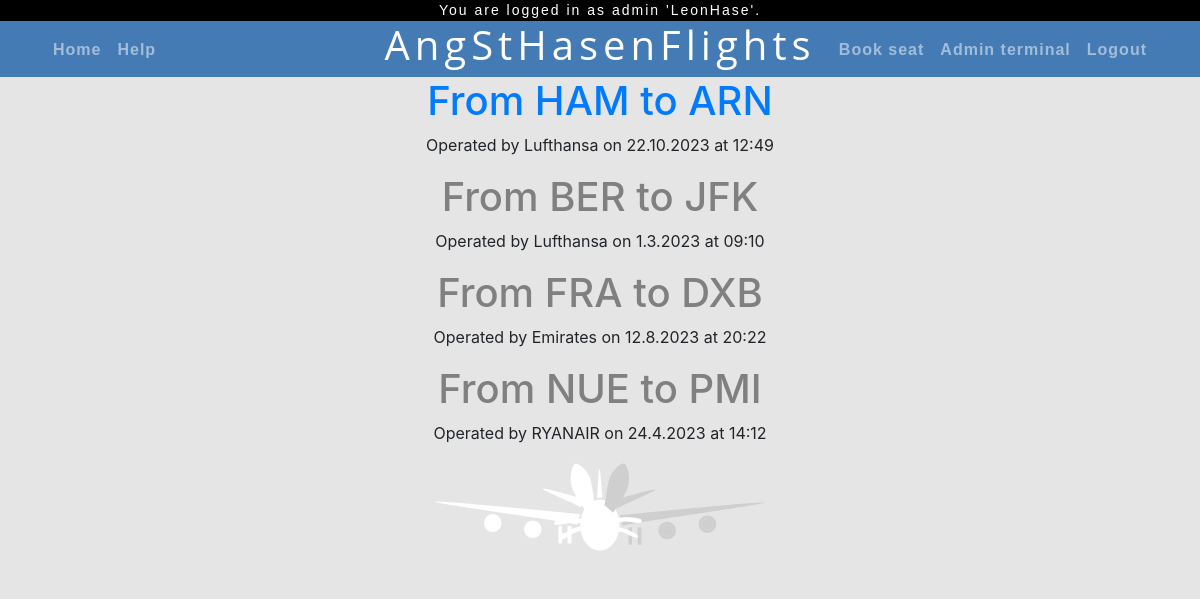
Page /flights/ (signed in) on the committed database.
### flightseats/models.py (models this page shows, shortened)
class Flight(models.Model):
    year = models.IntegerField(default=0)
    month = models.IntegerField(default=0)
    day = models.IntegerField(default=0)
    airline = models.CharField(max_length=250, default="Airline")
    flight_number = models.IntegerField(default=0)
    origin_airport = models.CharField(max_length=250, default="Airport")
    dest_airport = models.CharField(max_length=250, default="destination")
    departure = models.CharField(max_length=250, default="Time")

### flightseats/views.py (the view)
def flights(request):
    context = {
        'flights_bookable': Flight.objects.all()[0:1],  # first object is clickable/bookable
        'flights_rest': Flight.objects.all()[1:],  # bookable
        'current_user': request.user  # needed for black header on every page
    }
    return render(request, 'flightseats/flights.html', context)

### flightseats/templates/flightseats/flights.html
{% extends "flightseats/base.html" %}
{% block content %}
{% for flight in flights_bookable %}
<a href="{% url  'booking'  %}"><h1> From {{ flight.origin_airport }} to
    {{ flight.dest_airport }} </h1></a>
<p>Operated by {{ flight.airline }} on {{ flight.day }}.{{ flight.month }}.{{ flight.year }}
    at {{ flight.departure }}</p>
{% endfor %}
{% for flight in flights_rest %}
<a style="color:grey"><h1> From {{ flight.origin_airport }} to
    {{ flight.dest_airport }} </h1></a>
<p>Operated by {{ flight.airline }} on {{ flight.day }}.{{ flight.month }}.{{ flight.year }}
    at {{ flight.departure }}</p>
{% endfor %}
{% endblock content %}

### flightseats/templates/flightseats/base.html (shortened to what this page needs)
<!DOCTYPE html>
<html lang="en">
<head>
    <link rel="stylesheet" href="https://cdn.jsdelivr.net/npm/bootstrap@4.0.0/dist/css/bootstrap.min.css"
>
</head>
<body>
</body>
<header>
    {% if user.is_superuser %}
    <header style="background-color:black; position:sticky; top: 0px; letter-spacing: 2px; font-family: Arial; font-weight:normal; font-size:14px">
        You are logged in as admin '{{current_user|safe}}'.
    </header>
    {% elif user.is_superuser %}
     <header style="background-color:black; position:sticky; top: 0px; letter-spacing: 2px; font-family: Arial; font-weight:normal; font-size:14px">
        You are logged in as user '{{current_user|safe}}'.
    </header>
    {% endif %}
    <h1>
        AngStHasenFlights
    </h1>
    <header class="site-header" style = "height: 0px">
        {% if user.is_authenticated %}
        <nav class="navbar navbar-expand-md navbar-dark bg-steel fixed-top" style="position: relative; top: -55px">
            {% else %}
        <nav class="navbar navbar-expand-md navbar-dark bg-steel fixed-top" style="position: relative; top:-55px">
            {% endif %}
            <div class="container">
                <div class="collapse navbar-collapse" id="navbarToggle">
                    <div class="navbar-nav mr-auto">
                        <a class="nav-item nav-link" href="{% url 'flightseats-home' %}">Home</a>
                        <a class="nav-item nav-link" href="{% url 'help' %}">Help</a>
                    </div>
                    <div class="navbar-nav">
                        {% if user.is_superuser %}
                        <a class="nav-item nav-link" href="{% url 'flights' %}">Book seat</a>
                        <a class="nav-item nav-link" href="/admin/">Admin terminal</a>
                        <a class="nav-item nav-link" href="{% url 'logout' %}">Logout</a>
                        {% elif user.is_authenticated %}
                        <a class="nav-item nav-link" href="{% url 'flights' %}">Book seat</a>
                        <a class="nav-item nav-link" href="{% url 'logout' %}">Logout</a>
                        {% else %}
                        <a class="nav-item nav-link" href="{% url 'login' %}">Login</a>
                        <a class="nav-item nav-link" href="{% url 'register' %}">Register</a>
                        {% endif %}
                    </div>
                </div>
            </div>
        </nav>
    </header>
</header>
<body>
<div class="container">
    {% block content %}{% endblock %}
</div>
<img src="/../static/img/images/angsthase4.png" alt="angsthase4" width="333" height="110" style="position: relative; bottom: 0;">
</body>
</html>

### flightseats/templates/flightseats/base.html (style rules this page uses)
header { font-family: 'Open Sans'; font-weight: bold; background-color: rgba(69,123,181); letter-spacing:5px; color: white; margin: 0; position: sticky; top: 0; width: 100%; }
.nav-item { font-family: Arial, sans-serif; font-size: medium; font-weight: bold; letter-spacing: 1px; }
a { font-size: 16px }
p { text-align: center; }
h1 { text-align: center; }
body { text-align:center; background-color: rgba(0,0,0, 0.1); }
::placeholder { text-align: center; }

### rows in the picture
Flight: origin_airport "HAM", dest_airport "ARN", airline "Lufthansa", day "22", month "10", year "2023", departure "12:49"
Flight: origin_airport "BER", dest_airport "JFK", airline "Lufthansa", day "1", month "3", year "2023", departure "09:10"
Flight: origin_airport "FRA", dest_airport "DXB", airline "Emirates", day "12", month "8", year "2023", departure "20:22"
Flight: origin_airport "NUE", dest_airport "PMI", airline "RYANAIR", day "24", month "4", year "2023", departure "14:12"

### other values in the picture
{{ current_user|safe }} "LeonHase"
